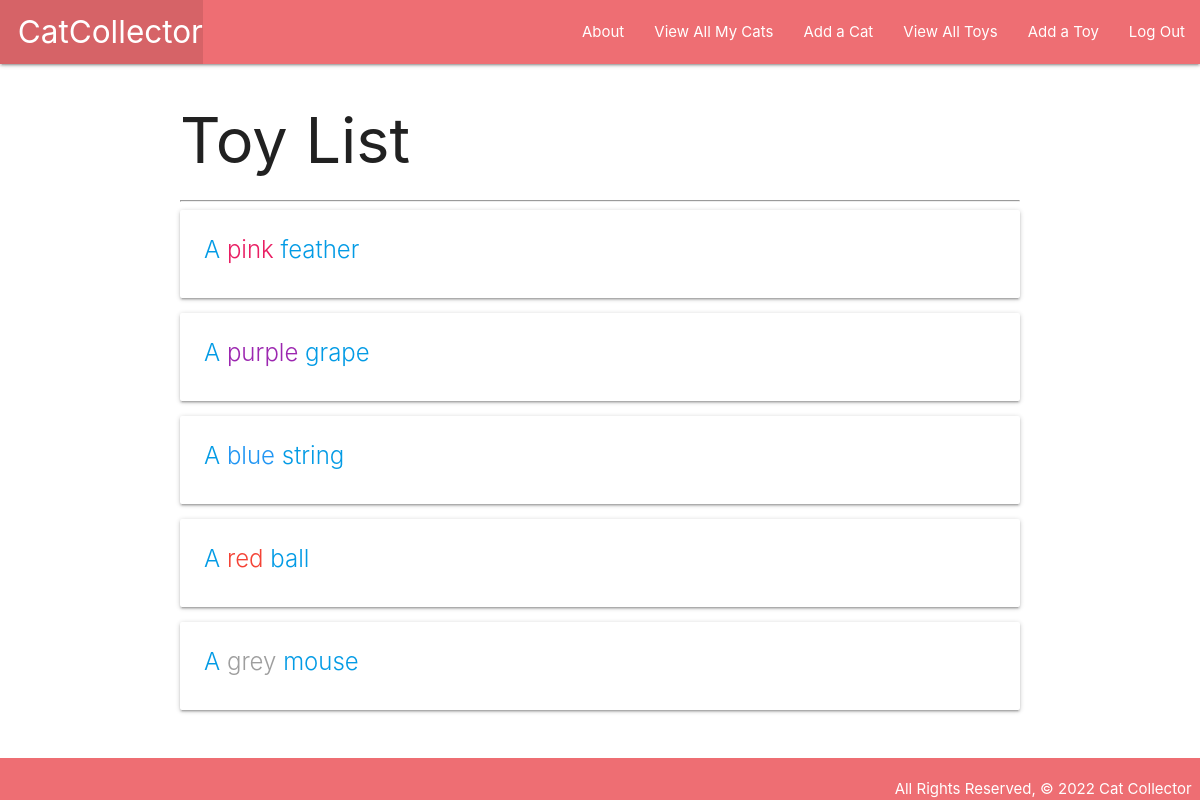
Page /toys/ (signed in) on the earlier database version.
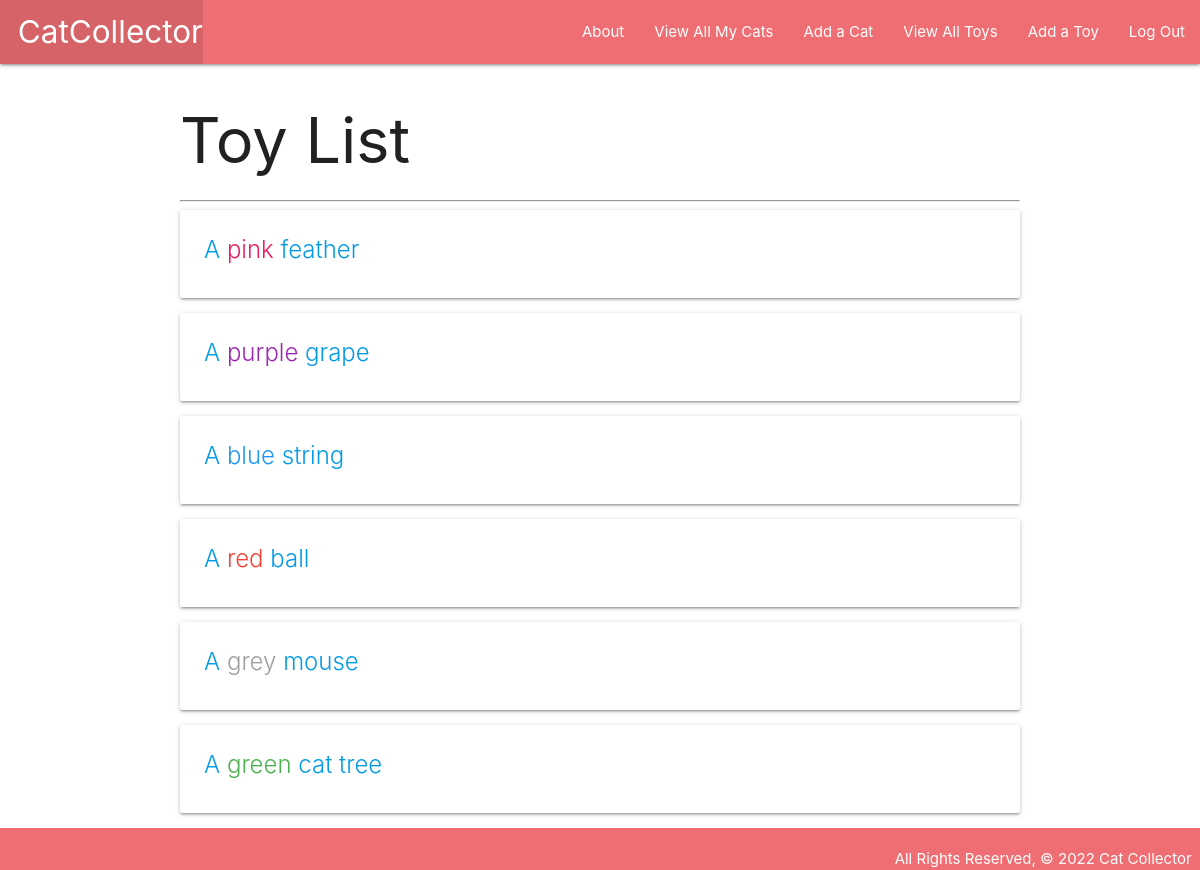
Same page on the later database version.
### main_app/models.py (models this page shows, shortened)
class Toy(models.Model):
    name = models.CharField(max_length=50)
    color = models.CharField(max_length=20)

### main_app/views.py (the view)
# urls.py: path('toys/', views.ToyList.as_view(), name='toys_index'),
class ToyList(LoginRequiredMixin, ListView):
    model = Toy
    template_name = 'toys/index.html'

### main_app/templates/toys/index.html
{% extends 'base.html' %} {% block content %}
<h1>Toy List</h1>
<hr />
{% for toy in object_list %}
<div class="card">
    <a href="{% url 'detail' toy.id %}">
        <div class="card-content">
            <span class="card-title">A
                <span class="{{toy.color}}-text">{{toy.color}}</span> {{toy.name}}</span>
        </div>
    </a>
</div>
{% endfor %} {% endblock%}

Differences in the rows shown:
added Toy: color "green", name "cat tree"
